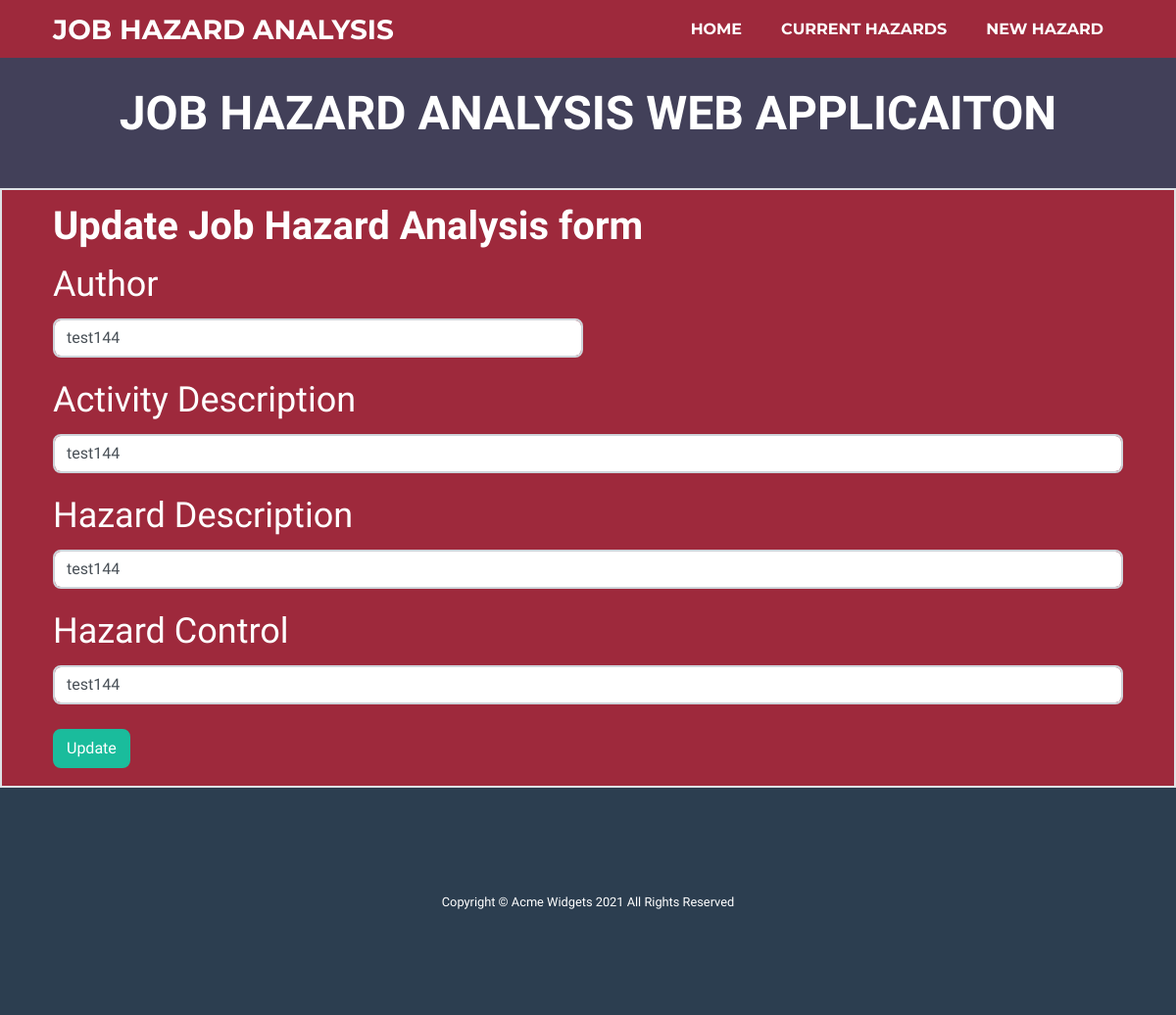
Page /update/22 on the committed database.
### app.py (models this page shows, shortened)
class Jha(db.Model): #replace nullable = false on last few fields
    JHAid = db.Column(db.Integer, primary_key=True)
    author = db.Column(db.String(50))
    date_created = db.Column(db.DateTime, default=datetime.utcnow)
    activityDescription = db.Column(db.String(200))
    hazardDescription = db.Column(db.String(200))
    hazardControl = db.Column(db.String(200))
    steps = db.relationship('Step', backref='jha', lazy=True)

### app.py (the view)
@app.route('/update/<int:id>', methods=['GET', 'POST'])
def update(id):
    JHA_to_update = Jha.query.get_or_404(id)
    if request.method == 'POST':
        JHA_to_update.author = request.form['author']
        JHA_to_update.activityDescription = request.form['activityDescription']
        JHA_to_update.hazardDescription = request.form['hazardDescription']
        JHA_to_update.hazardControl = request.form['hazardControl']
        try:
            db.session.commit()
            return redirect('/hazardList')
        except: # pylint: disable=bare-except
            return "Error updating Job Hazard Analysis"
    else:
        return render_template('update.html', jha=JHA_to_update)

### templates/update.html (shortened to what this page needs)
{% extends 'base.html' %}
{% block body %}
    <h2 class="page-section-heading text-center text-uppercase text-white">Job Hazard Analysis web applicaiton</h2>
{% endblock %}
{% block body1 %}
    <div class="container">
        <h1>Update Job Hazard Analysis form</h1>
        <div class="form">
            <form action="/update/{{jha.JHAid}}" method="POST">
            <div class="form-row">
                <div class="form-group col-md-6">
                    <label for="author">Author</label>
                    <input type="text" class="form-control" name="author" id="author" value="{{jha.author}}">
                </div>
                </div>
                <div class="form-group">
                    <label for="activityDescription">Activity Description</label>
                    <input type="text" class="form-control" name="activityDescription" id="activityDescription" value="{{jha.activityDescription}}">
                </div>
                <div class="form-group">
                    <label for="hazardDescription">Hazard Description</label>
                    <input type="text" class="form-control" name="hazardDescription" id="hazardDescription" value="{{jha.hazardDescription}}">
                </div>
                <div class="form-group">
                    <label for="hazardControl">Hazard Control</label>
                    <input type="text" class="form-control" name="hazardControl" value="{{jha.hazardControl}}">
                </div>
                <input type="submit" value="Update" class="btn btn-primary">
            </form>
        </div>
    </div>
{% endblock %}

### rows in the picture
Jha: author "test144", activityDescription "test144", hazardDescription "test144", hazardControl "test144"
